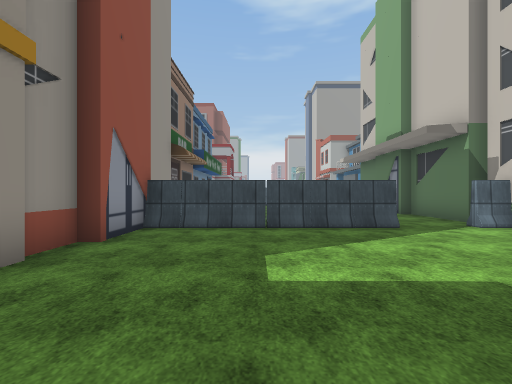
View 1 (above)

20 first-person views from a walk through a 3-D level made in the Unity game engine. The camera is 1.5 m above the floor, looks level and sees 90° across. The floor is counted in squares, 2 m on a side. Each view is taken from the middle of a square. On the plan, view 1 faces up. The plan holds only what a view shows up to about 9 squares ahead; the rest is blank. The place goes on beyond the plan. The terrain is drawn as flat ground. Some animated figures are left out. Some surface patterns are stand-ins.

View 2
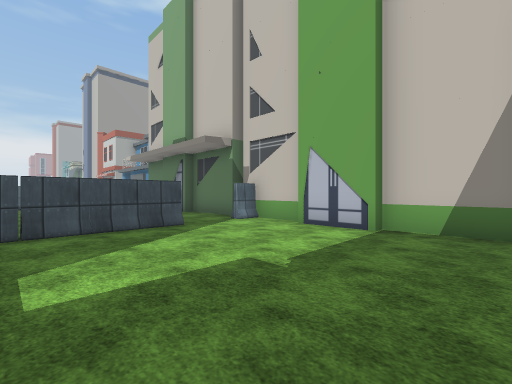

View 3
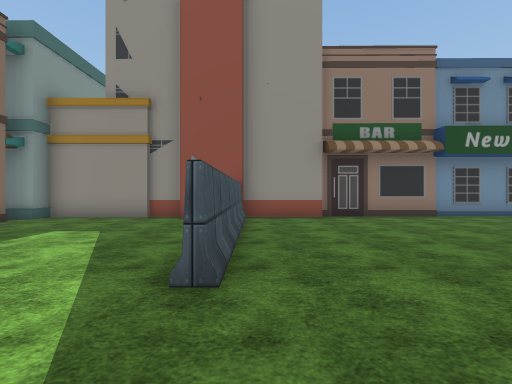

View 4
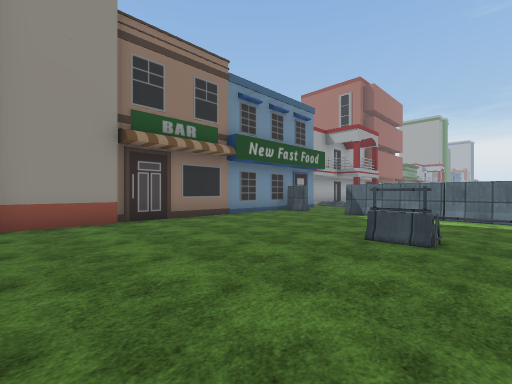

View 5
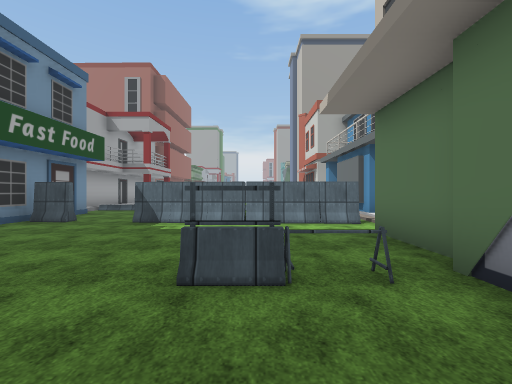

View 6
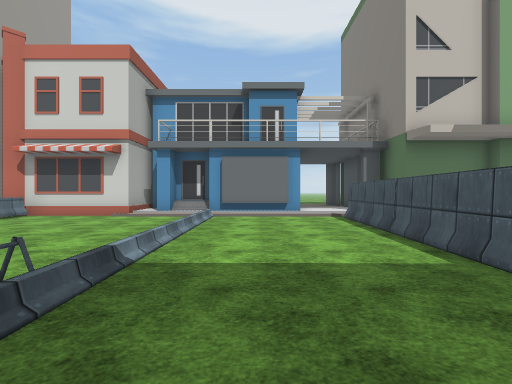

View 7
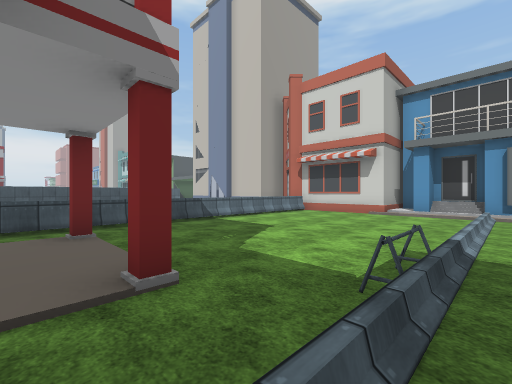

View 8
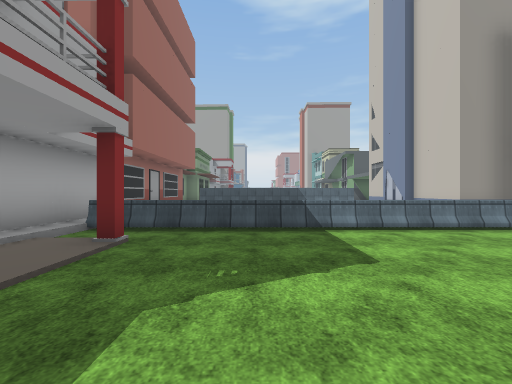

View 9
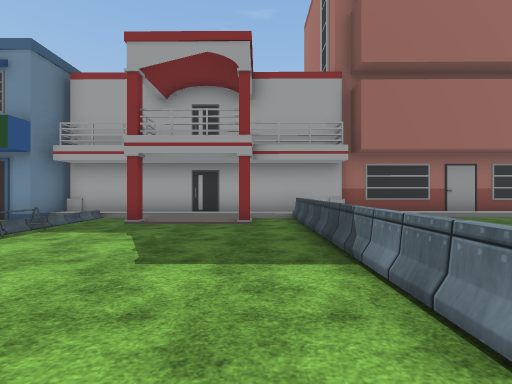

View 10
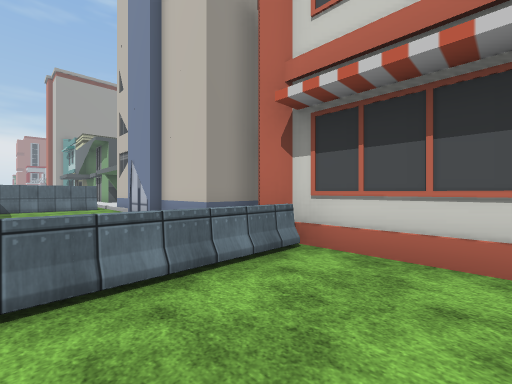

View 11
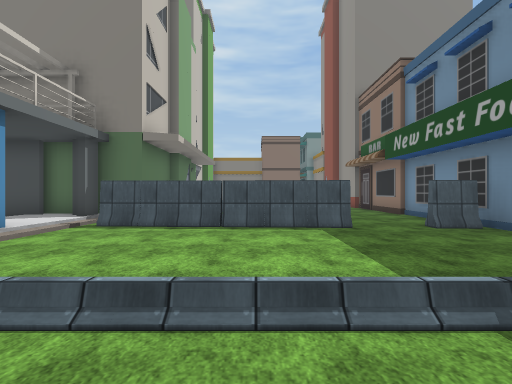

View 12
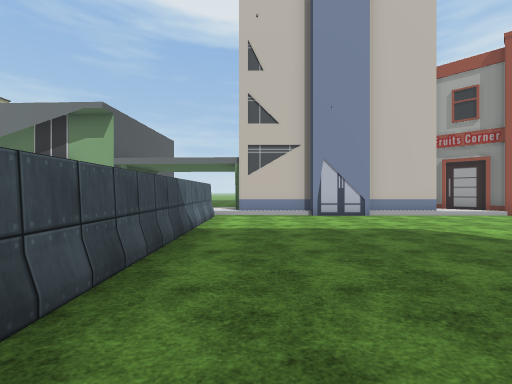

View 13
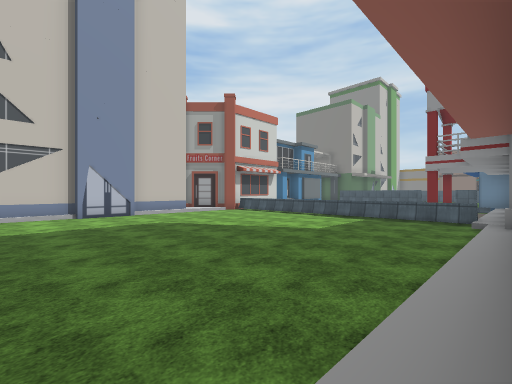

View 14
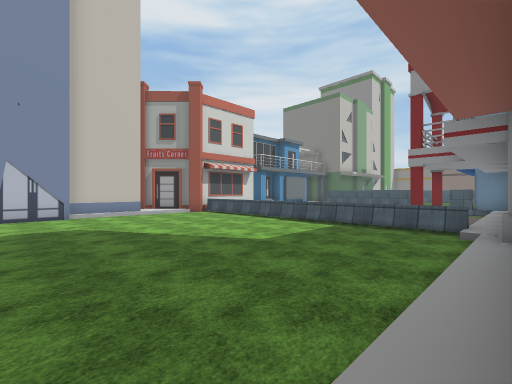

View 15
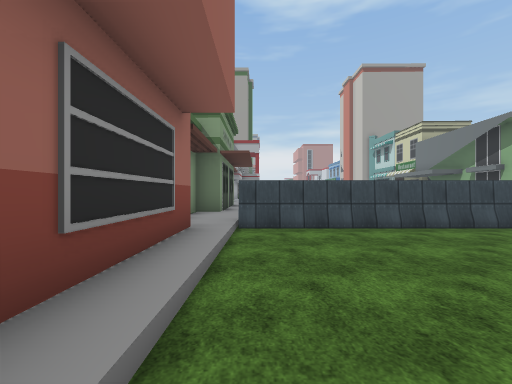

View 16
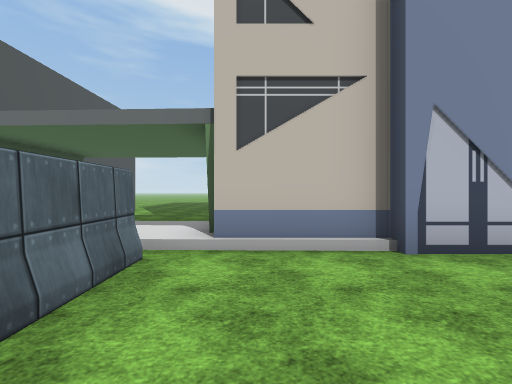

View 17
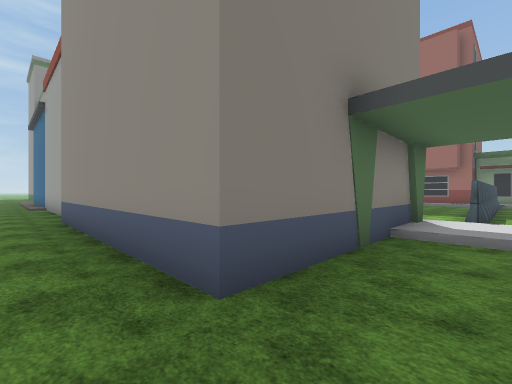

View 18
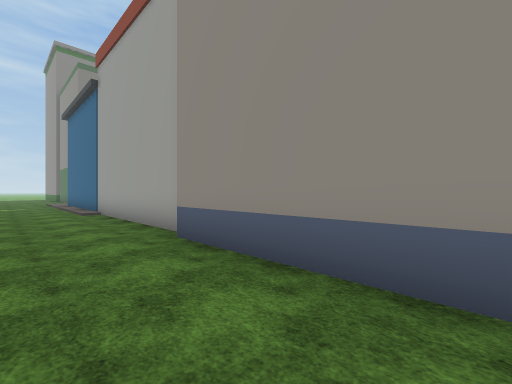

View 19
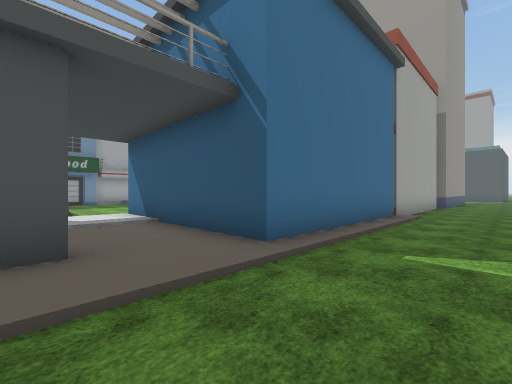

View 20
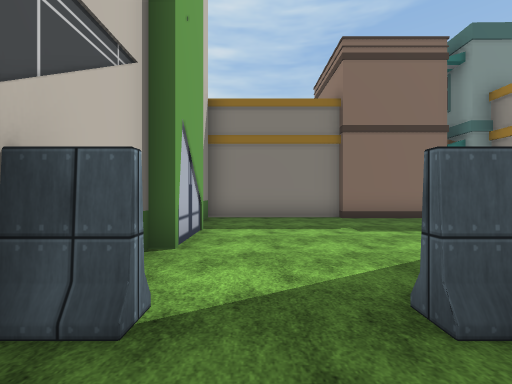

### Floor plan
Key: @ floor where view 1 was taken; # wall or solid block; . main floor; : floor 0.25 m higher than the main floor; / step, stairs or slope; = window, fence, low wall or low ledge; B building; A barrier.
Columns run from 5 left of view 1 to 14 right of it. Each row starts with its distance up from view 1.
 35 B:.   ......::.....
 34 B:AAAAAAAAAA::.....
 33 B:.........BBBBBBB.
 32 B:..........B    B.
 31 B:.........BB    B..
 30 B:.........B     B..
 29  B........./B    B..
 28 B:........./B    B..
 27 B:........./B#  B...
 26 B:........./:   #...
 25  #.......  ##   =...
 24  #AAAAAAAAA#    =...
 23  #.........#    =...
 22  #.........##   =...
 21  #........./#   #/..
 20  #.#......./#   #/..
 19  #..A....../#   #/..
 18  #........./#   #/..
 17  #B......../#   #/..
 16   B......../#####/..
 15   A......../:::::/..
 14   BA.AAAAAA/:::::/..
 13   B........:###B:/..
 12   B........B
 11   #........B
 10   #.....AAB
  9   #.......B
  8   #........B
  7   B........B
  6   B........B
  5    AAAAAA.AB
  4   B........B
  3   B.......B
  2   B.......BB
  1   B........B
  0  BBB.@....B
 -1    B###BBBB

Positions as (right, up) in squares from view 1, and headings:
1: (0, 0), facing up
2: (0, 0), facing up-right
3: (5, 6), facing left
4: (4, 6), facing up-left
5: (3, 8), facing up
6: (-2, 17), facing right
7: (-3, 18), facing up-right
8: (0, 19), facing up
9: (4, 23), facing left
10: (3, 22), facing up-right
11: (2, 20), facing down
12: (-2, 33), facing right
13: (-4, 33), facing down-right
14: (-4, 31), facing down-right
15: (-3, 29), facing up
16: (3, 33), facing right
17: (13, 35), facing down-left
18: (14, 31), facing down-left
19: (14, 13), facing up-left
20: (4, 7), facing down
